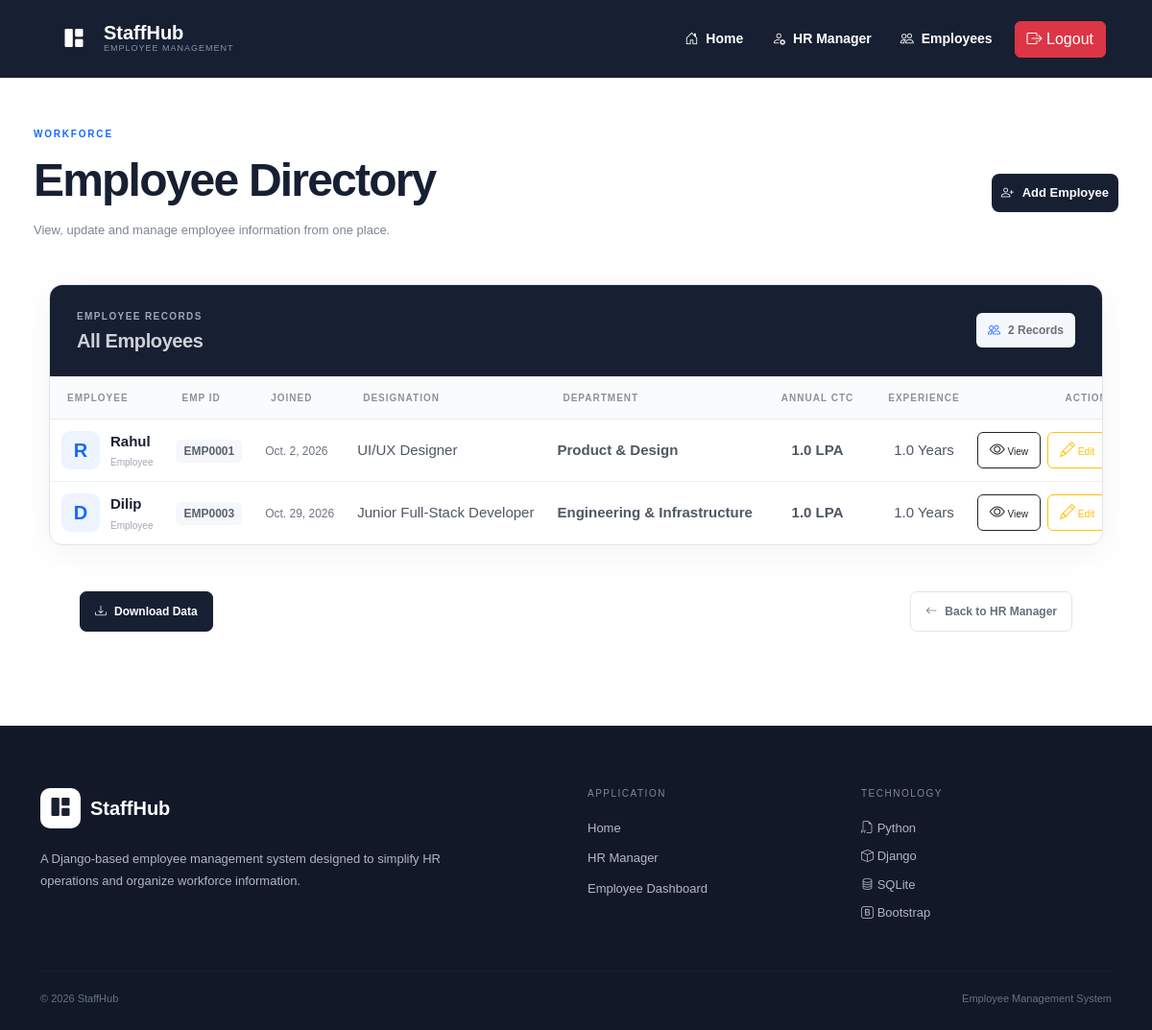
Screenshot of /viewemp/ (signed in) with the database file from the repository.
### empmngt/models.py (models this page shows, shortened)
class Employee(models.Model):
    Name = models.CharField(max_length=100)
    Emp_ID = models.CharField(
        max_length=20,
        unique=True,
        blank=True
    )
    Date_of_Joining = models.DateField()
    Designation = models.CharField(max_length=100)
    Department = models.CharField(max_length=100)
    Annual_CTC = models.FloatField()
    Experience = models.FloatField()
    Profile_Photo = models.ImageField(
        upload_to="employee_photos/",
        blank=True,
        null=True
    )
    Email = models.EmailField(blank=True)
    Phone = models.CharField(max_length=20, blank=True)
    Date_of_Birth = models.DateField(blank=True, null=True)
    Address = models.TextField(blank=True)
    City = models.CharField(max_length=100, blank=True)
    State = models.CharField(max_length=100, blank=True)
    Employment_Type = models.CharField(
        max_length=30,
        choices=[
            ("Full-time", "Full-time"),
            ("Part-time", "Part-time"),
            ("Contract", "Contract"),
            ("Intern", "Intern"),
        ],
        blank=True
    )
    Skills = models.TextField(blank=True)
    LinkedIn = models.URLField(blank=True)
    Reporting_Manager = models.CharField(max_length=100, blank=True)
    Resume = models.FileField(
        upload_to="employee_resumes/",
        blank=True,
        null=True
    )

### empmngt/views.py (the view)
# urls.py: path('viewemp/', views.viewemp, name='viewemp'),
@login_required
def viewemp(request):
    data = Employee.objects.all()
    return render(request, 'empmngt/viewemp.html', {'d': data})

### empmngt/middle.py (called while the page is built)
    def __call__(self, request):
        response = self.get_response(request)
        if response.status_code == 404:
            return render(request, 'empmngt/technical_issue.html', status=404)
        return response

### templates/empmngt/viewemp.html (shortened to what this page needs)
{% extends "empmngt/navbar.html" %}
{% load static %}
{% block nav_block %}
<section class="employee-page">
<div class="employee-header">
    <div>
        <span class="employee-eyebrow">WORKFORCE</span>
        <h1>Employee Directory</h1>
        <p>
            View, update and manage employee information from one place.
        </p>
    </div>
    <div class="employee-header-actions">
        <a href="/addemp" class="employee-add-btn">
            <i class="bi bi-person-plus"></i>
            Add Employee
        </a>
    </div>
</div>
<div class="employee-table-wrapper m-3">
    <div class="employee-table-top">
        <div>
            <span class="table-label">EMPLOYEE RECORDS</span>
            <h2>All Employees</h2>
        </div>
        <div class="record-count">
            <i class="bi bi-people"></i>
            <span>{{ d|length }} Records</span>
        </div>
    </div>
    <div class="table-responsive">
        <table class="employee-table">
            <thead>
                <tr>
                    <th>EMPLOYEE</th>
                    <th>EMP ID</th>
                    <th>JOINED</th>
                    <th>DESIGNATION</th>
                    <th>DEPARTMENT</th>
                    <th>ANNUAL CTC</th>
                    <th>EXPERIENCE</th>
                    <th class="text-center">ACTION</th>
                </tr>
            </thead>
            <tbody>
                {% for i in d %}
                <tr>
                    <td>
                        <div class="employee-name">
                            <div class="employee-avatar">
                                {{ i.Name|first|upper }}
                            </div>
                            <div>
                                <strong>{{ i.Name }}</strong>
                                <span>Employee</span>
                            </div>
                        </div>
                    </td>
                    <td>
                        <span class="employee-id">
                            {{ i.Emp_ID }}
                        </span>
                    </td>
                    <td>
                        <span class="joining-date">
                            {{ i.Date_of_Joining }}
                        </span>
                    </td>
                    <td>
                        {{ i.Designation }}
                    </td>
                    <td>
                        <span class="department">
                            {{ i.Department }}
                        </span>
                    </td>
                    <td class='text-center'>
                        <strong>{{ i.Annual_CTC }} LPA</strong>
                    </td>
                    <td class='text-center'>
                        {{ i.Experience }} Years
                    </td>
                    <td class='text-center ps-0'>
                        <div class="employee-actions">
                            <a href="/employee/{{ i.id }}/"
                               class="btn btn-outline-dark">
                                <i class="bi bi-eye"></i><span class='actionbutton'> View</span>
                            </a>
                            <a href="/empupdate/{{ i.id }}/"
                               class="btn btn-outline-warning">
                                <i class="bi bi-pencil"></i><span class='actionbutton'> Edit</span>
                            </a>
                        </div>
                    </td>
                </tr>
                {% endfor %}
            </tbody>
        </table>
    </div>
</div>
<div class="employee-footer m-5">
    <a href="/download" class="download-btn">
        <i class="bi bi-download"></i>
        Download Data
    </a>
    <a href="/hrmanager" class="back-btn">
        <i class="bi bi-arrow-left"></i>
        Back to HR Manager
    </a>
</div>
</section>
{% endblock %}

### rows the page displays
Employee: Name|first "R", Name "Rahul", Emp_ID "EMP0001", Date_of_Joining "Oct. 2, 2026", Designation "UI/UX Designer", Department "Product & Design", Annual_CTC "1.0", Experience "1.0"
Employee: Name|first "D", Name "Dilip", Emp_ID "EMP0003", Date_of_Joining "Oct. 29, 2026", Designation "Junior Full-Stack Developer", Department "Engineering & Infrastructure", Annual_CTC "1.0", Experience "1.0"

### other values shown
{{ d|length }} "2"
